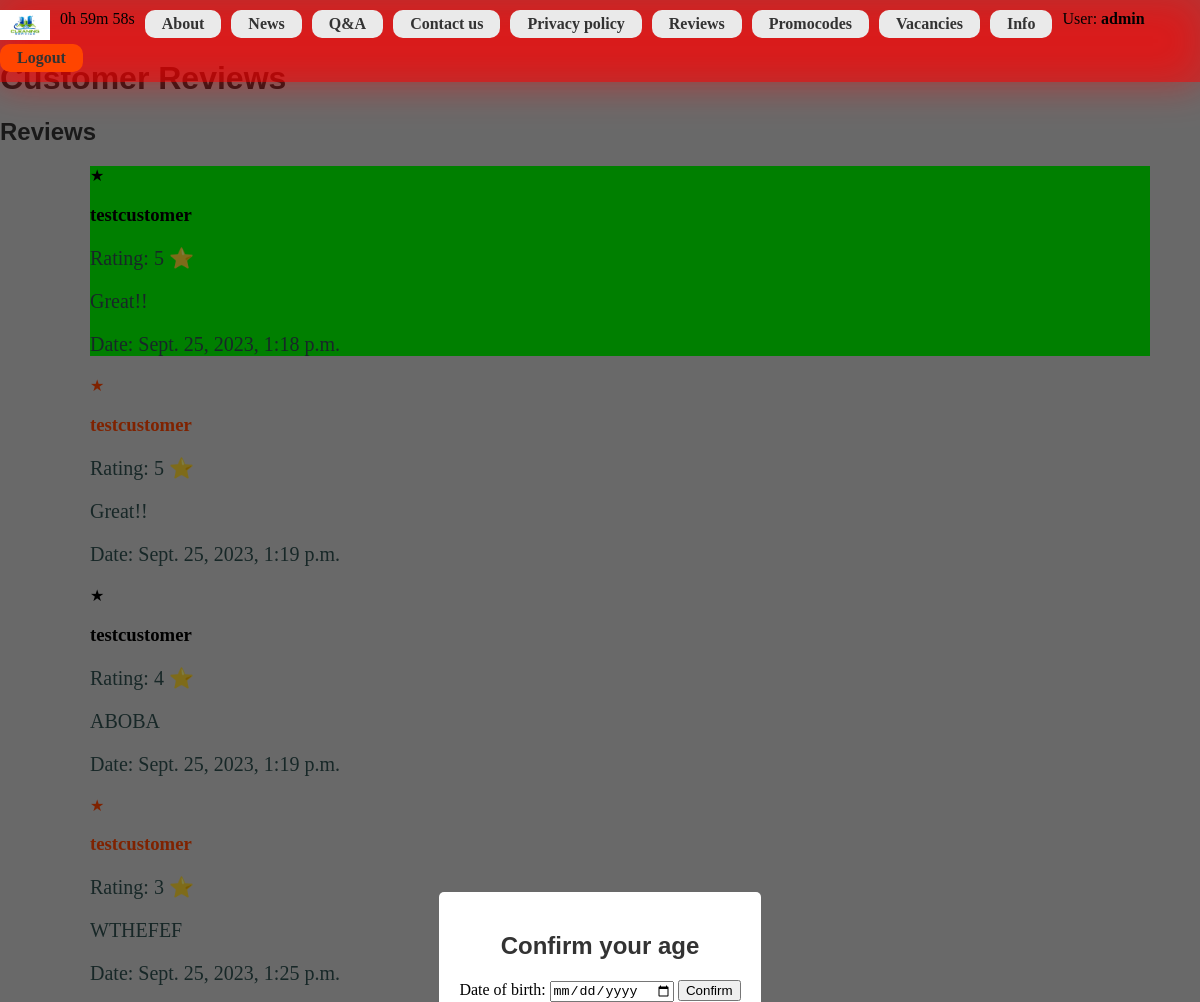
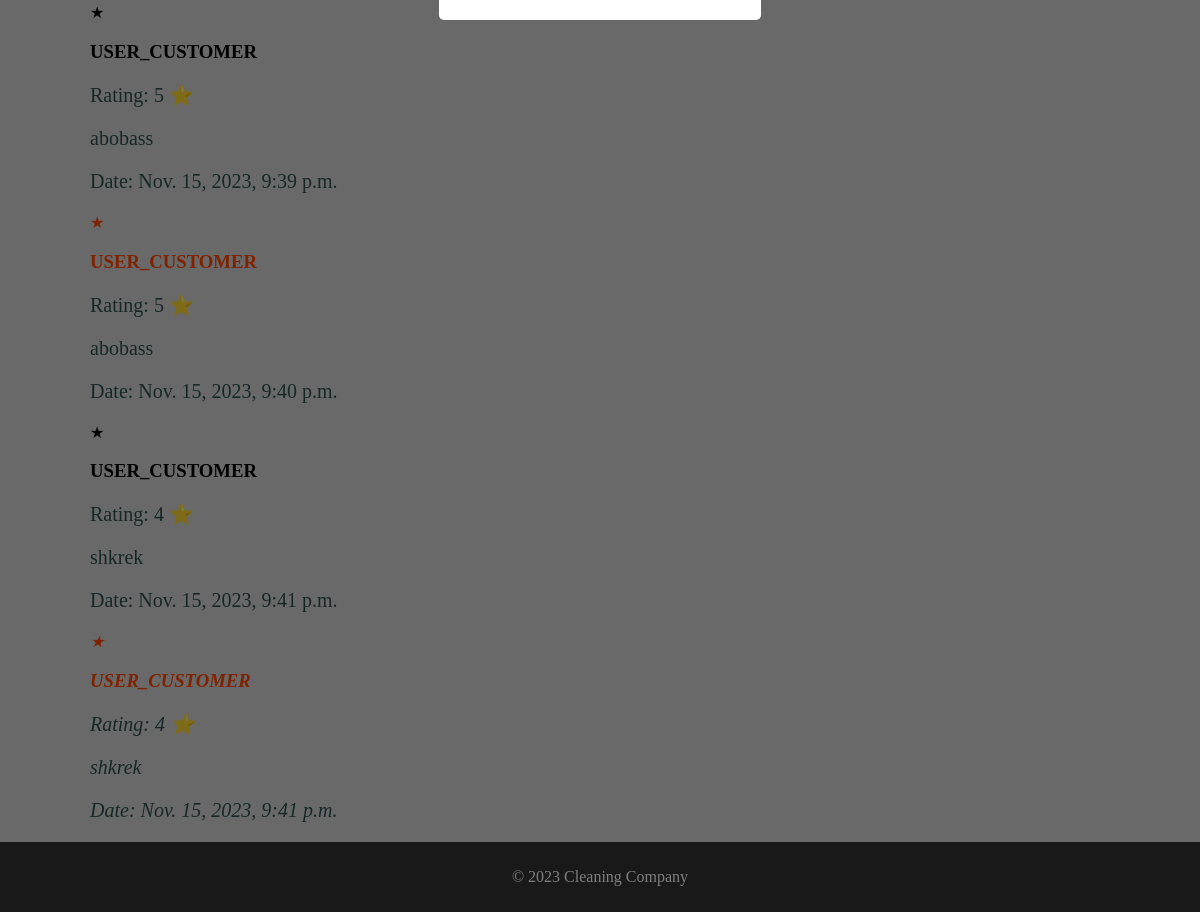
Screenshot of /reviews/ (signed in) with the database file from the repository (2 pictures, top to bottom).
### newvision/models.py (models this page shows)
class Review(models.Model):
    reviewer_name = models.CharField(max_length=100)
    rating = models.PositiveSmallIntegerField(
        validators=[
            MinValueValidator(1, message="Rating must be at least 1"),
            MaxValueValidator(5, message="Rating must be at most 5"),
        ]
    )
    text = models.TextField()
    date = models.DateTimeField(auto_now_add=True)

### newvision/views.py (the view, shortened to what this page needs)
# urls.py: path('reviews/', views.reviews, name='reviews'),
def reviews(request):
    reviews = Review.objects.all()
    form = ReviewForm()
    return render(request, 'newvision/reviews.html', {'reviews': reviews, 'form': form})

### newvision/forms.py
class ReviewForm(forms.Form):
    RATING_CHOICES = [(1, '1 ⭐'), (2, '2 ⭐'), (3, '3 ⭐'), (4, '4 ⭐'), (5, '5 ⭐')]
    rating = forms.ChoiceField(choices=RATING_CHOICES, label='Rating',
                               widget=forms.Select(attrs={'class': 'form-control'}))
    text = forms.CharField(
        label='Your Review',
        widget=forms.Textarea(attrs={'class': 'form-control', 'rows': 4}),
    )

### newvision/templates/newvision/reviews.html (shortened to what this page needs)
{% extends "base_generic.html" %}
{% load static %}
{% block styling %}
    <link rel="stylesheet" href="{% static 'newvision/css/reviews.css' %}"/>
{% endblock %}
{% block content %}
    <header>
        <h1>Customer Reviews</h1>
    </header>
    <section>
        <h2>Reviews</h2>
        <ul class="ul-reviews">
            {% for review in reviews %}
                <li class="li-reviews">
                    <h3>{{ review.reviewer_name }}</h3>
                    <p>Rating: {{ review.rating }} ⭐</p>
                    <p>{{ review.text }}</p>
                    <p>Date: {{ review.date }}</p>
                </li>
            {% empty %}
                <p>No reviews available.</p>
            {% endfor %}
        </ul>
    </section>
{% endblock %}

### cleaning/templates/base_generic.html (shortened to what this page needs)
{% load static %}
<!DOCTYPE html>
<html lang="en">
<head>
    <link rel="stylesheet" href="{% static 'cleaning/css/styles.css' %}"/>
    <link rel="stylesheet" href="{% static 'cleaning/css/age.css' %}"/>
    {% block styling %}{% endblock %}
</head>
<body>
<div class="container-fluid">
    <div class="row">
        <div class="col-sm-12">
            {% block sidebar %}
                <ul class="sidebar-nav">
                    <li><a href="{% url 'newvision:home' %}">
                        <img src="{% static 'images/logo.ico' %}" alt="logo" width="50" height="30">
                    </a></li>
                    <li>
                        <div id="countdown"></div>
                    </li>
                    <li><a class="login-button" href="{% url 'newvision:about' %}">About</a></li>
                    <li><a class="login-button" href="{% url 'newvision:news' %}">News</a></li>
                    <li><a class="login-button" href="{% url 'newvision:questions' %}">Q&A</a></li>
                    <li><a class="login-button" href="{% url 'newvision:contacts' %}">Contact us</a></li>
                    <li><a class="login-button" href="{% url 'newvision:policy' %}">Privacy policy</a></li>
                    <li><a class="login-button" href="{% url 'newvision:reviews' %}">Reviews</a></li>
                    <li><a class="login-button" href="{% url 'newvision:promos' %}">Promocodes</a></li>
                    <li><a class="login-button" href="{% url 'newvision:vacancies' %}">Vacancies</a></li>
                    <li><a class="login-button" href="{% url 'index' %}">Info</a></li>
                    {% if user.is_authenticated %}
                        <li>User: <strong style="font-weight: bold">{{ user.get_username }}</strong></li>
                        <li><a class="login-button" style="background-color:orangered"
                               href="{% url 'logout' %}?next={{ '' }}">Logout</a></li>
                    {% else %}
                        <li><a class="login-button" href="{% url 'servicepacks' %}">All service packs</a></li>
                        <li><a class="login-button register" href="{% url 'register' %}?next={{ '' }}">Register</a></li>
                        <li><a class="login-button register" href="{% url 'login' %}?next={{ '/cleaning' }}">Login</a>
                        </li>
                    {% endif %}
                </ul>
            {% endblock %}
        </div>
        <div class="col-sm-10 ">{% block content %}{% endblock %}</div>
        <div id="ageModal">
            <div id="modalContent">
                <h2>Confirm your age</h2>
                <label for="birthdate">Date of birth:</label>
                <input type="date" id="birthdate">
                <button onclick="checkAge()">Confirm</button>
            </div>
        </div>
    </div>
</div>
<footer style="background-color: #333; color: white; text-align: center; padding: 10px 0;">
    <p>&copy; 2023 Cleaning Company</p>
</footer>
</body>
</html>

### cleaning/static/cleaning/css/styles.css (style rules this page uses)
.sidebar-nav { margin-top: 0; display: flex; flex-wrap: wrap; justify-content: flex-start; list-style: none; padding: 10px 0; position: fixed; width: 100%; z-index: 10; background-color: rgba(255, 0, 0, 0.5); }
.sidebar-nav::before { content: ""; position: absolute; top: 0; left: 0; width: 100%; height: 100%; background: inherit; filter: blur(20px); z-index: -1; }
.sidebar-nav li { margin-right: 10px; }
.sidebar-nav a { text-decoration: none; }
.login-button { display: inline-block; padding: 5px 17px; background-color: #eaeaea; border: none; border-radius: 10px; font-size: 16px; font-weight: bold; text-decoration: none; color: #333; transition: background-color 0.3s ease; }
body { display: flex; flex-direction: column; min-height: 100vh; margin: 0; background-color: #d3d3d3; }
.row { overflow-x: hidden; }
footer { background-color: #f0f0f0; padding: 10px; text-align: center; }
.col-sm-10 { margin-top: 60px; }

### cleaning/static/cleaning/css/age.css (style rules this page uses)
body.modal-open { overflow: hidden; }
#ageModal { display: none; position: fixed; top: 0; left: 0; width: 100%; height: 100%; background-color: rgba(0, 0, 0, 0.5); justify-content: center; align-items: center; }
#modalContent { background-color: #fff; padding: 20px; border-radius: 5px; text-align: center; }

### newvision/static/newvision/css/reviews.css (style rules this page uses)
.li-reviews:first-child { background-color: lime; }
.li-reviews:last-child { font-style: italic; }
.li-reviews:nth-child(2n) { color: orangered; }
.ul-reviews { list-style-type: none; }
.li-reviews::before { content: "\2605"; }
.li-reviews p { font-family: Georgia, serif; font-size: 20px; color: darkslategrey; }
.li-reviews { margin-right: 50px; margin-left: 50px; }
h1, h2 { font-family: Arial, sans-serif; font-weight: bold; color: #333; }

### rows the page displays
Review: reviewer_name "testcustomer", rating "5", text "Great!!", date "Sept. 25, 2023, 1:18 p.m."
Review: reviewer_name "testcustomer", rating "5", text "Great!!", date "Sept. 25, 2023, 1:19 p.m."
Review: reviewer_name "testcustomer", rating "4", text "ABOBA", date "Sept. 25, 2023, 1:19 p.m."
Review: reviewer_name "testcustomer", rating "3", text "WTHEFEF", date "Sept. 25, 2023, 1:25 p.m."
Review: reviewer_name "USER_CUSTOMER", rating "5", text "abobass", date "Nov. 15, 2023, 9:39 p.m."
Review: reviewer_name "USER_CUSTOMER", rating "5", text "abobass", date "Nov. 15, 2023, 9:40 p.m."
Review: reviewer_name "USER_CUSTOMER", rating "4", text "shkrek", date "Nov. 15, 2023, 9:41 p.m."
Review: reviewer_name "USER_CUSTOMER", rating "4", text "shkrek", date "Nov. 15, 2023, 9:41 p.m."

### other values shown
{{ user.get_username }} "admin"
